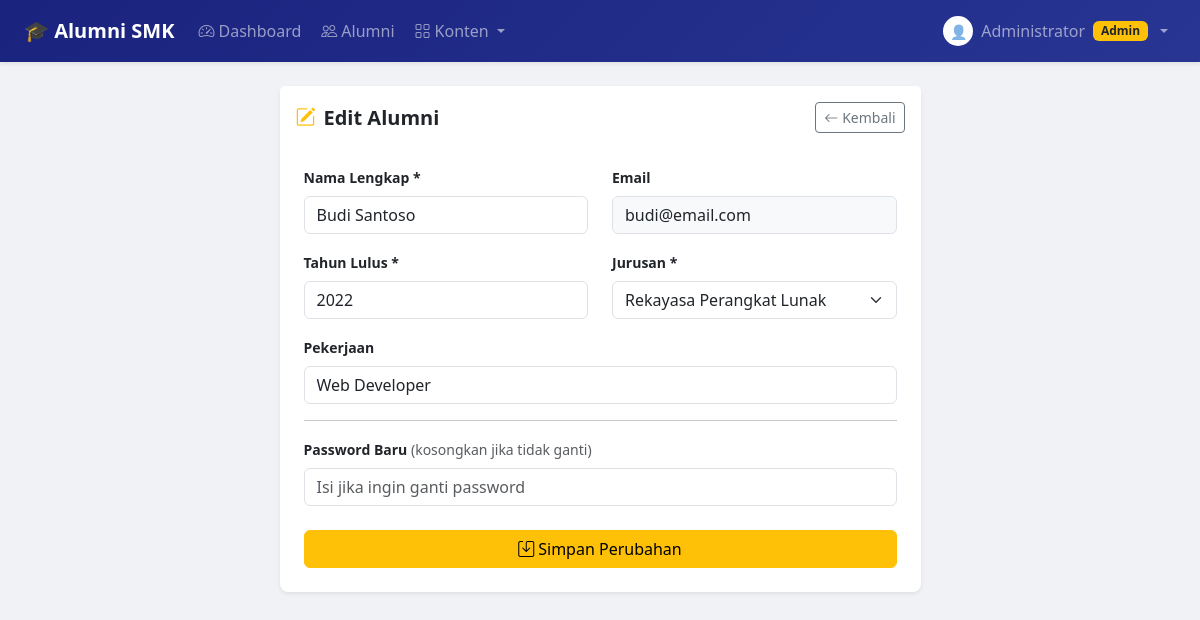
/admin/edit_alumni.php?id=2 (signed in), run on the app's committed database.
### tables this page shows
CREATE TABLE alumni (
    id_alumni   INT AUTO_INCREMENT PRIMARY KEY,
    nama        VARCHAR(100) NOT NULL,
    email       VARCHAR(100) NOT NULL UNIQUE,
    password    VARCHAR(255) NOT NULL,
    tahun_lulus YEAR NOT NULL,
    jurusan     VARCHAR(100) NOT NULL,
    pekerjaan   VARCHAR(100) DEFAULT '-',
    role        ENUM('admin','user') DEFAULT 'user',
    created_at  TIMESTAMP DEFAULT CURRENT_TIMESTAMP
);

### admin/edit_alumni.php (the view, shortened to what this page needs)
<?php
require_once '../includes/koneksi.php';
$id = isset($_GET['id']) ? (int)$_GET['id'] : 0;
$stmt = $koneksi->prepare("SELECT * FROM alumni WHERE id_alumni=? AND role='user'");
$stmt->bind_param("i",$id); $stmt->execute();
$alumni = $stmt->get_result()->fetch_assoc(); $stmt->close();
$jurusan_list=['Teknik Komputer Jaringan','Rekayasa Perangkat Lunak','Multimedia',
    'Akuntansi','Administrasi Perkantoran','Teknik Kendaraan Ringan','Teknik Instalasi Listrik'];
?>
<!DOCTYPE html><html lang="id">
<head><meta charset="UTF-8"><meta name="viewport" content="width=device-width, initial-scale=1.0">
<link href="https://cdn.jsdelivr.net/npm/bootstrap@5.3.0/dist/css/bootstrap.min.css" rel="stylesheet">
<link href="https://cdn.jsdelivr.net/npm/bootstrap-icons@1.10.5/font/bootstrap-icons.css" rel="stylesheet">
<style>body{background:#f0f2f5;}</style></head>
<body>
<?php require_once '../includes/navbar.php'; ?>
<div class="container mt-4"><div class="row justify-content-center"><div class="col-md-7">
<div class="card border-0 shadow-sm rounded-3">
    <div class="card-header bg-white border-0 pt-3 d-flex justify-content-between align-items-center">
        <h5 class="fw-bold mb-0"><i class="bi bi-pencil-square text-warning me-2"></i>Edit Alumni</h5>
        <a href="kelola_alumni.php" class="btn btn-outline-secondary btn-sm"><i class="bi bi-arrow-left me-1"></i>Kembali</a>
    </div>
    <div class="card-body p-4">
        <form method="POST">
            <div class="row">
                <div class="col-md-6 mb-3">
                    <label class="form-label fw-semibold small">Nama Lengkap *</label>
                    <input type="text" name="nama" class="form-control" value="<?= htmlspecialchars($alumni['nama']) ?>" required>
                </div>
                <div class="col-md-6 mb-3">
                    <label class="form-label fw-semibold small">Email</label>
                    <input type="email" class="form-control bg-light" value="<?= htmlspecialchars($alumni['email']) ?>" disabled>
                </div>
            </div>
            <div class="row">
                <div class="col-md-6 mb-3">
                    <label class="form-label fw-semibold small">Tahun Lulus *</label>
                    <input type="number" name="tahun_lulus" class="form-control"
                        value="<?= $alumni['tahun_lulus'] ?>" min="2000" max="2099" required>
                </div>
                <div class="col-md-6 mb-3">
                    <label class="form-label fw-semibold small">Jurusan *</label>
                    <select name="jurusan" class="form-select" required>
                        <?php foreach ($jurusan_list as $j): ?>
                        <option value="<?= $j ?>" <?= $alumni['jurusan']===$j?'selected':'' ?>><?= $j ?></option>
                        <?php endforeach; ?>
                    </select>
                </div>
            </div>
            <div class="mb-3">
                <label class="form-label fw-semibold small">Pekerjaan</label>
                <input type="text" name="pekerjaan" class="form-control" value="<?= htmlspecialchars($alumni['pekerjaan']) ?>">
            </div>
            <hr>
            <div class="mb-4">
                <label class="form-label fw-semibold small">Password Baru <span class="text-muted fw-normal">(kosongkan jika tidak ganti)</span></label>
                <input type="password" name="password_baru" class="form-control" placeholder="Isi jika ingin ganti password">
            </div>
            <button type="submit" class="btn btn-warning w-100">
                <i class="bi bi-save me-1"></i>Simpan Perubahan
            </button>
        </form>
    </div>
</div>
</div></div></div>
</body></html>

### admin/edit_alumni.php (style rules this page uses)
body { background:#f0f2f5; }

### data on the page
alumni: nama "Budi Santoso", email "budi@email.com", tahun_lulus "2022", jurusan "Rekayasa Perangkat Lunak", pekerjaan "Web Developer"

### other printed values
$_SESSION['nama'] "Administrator"
